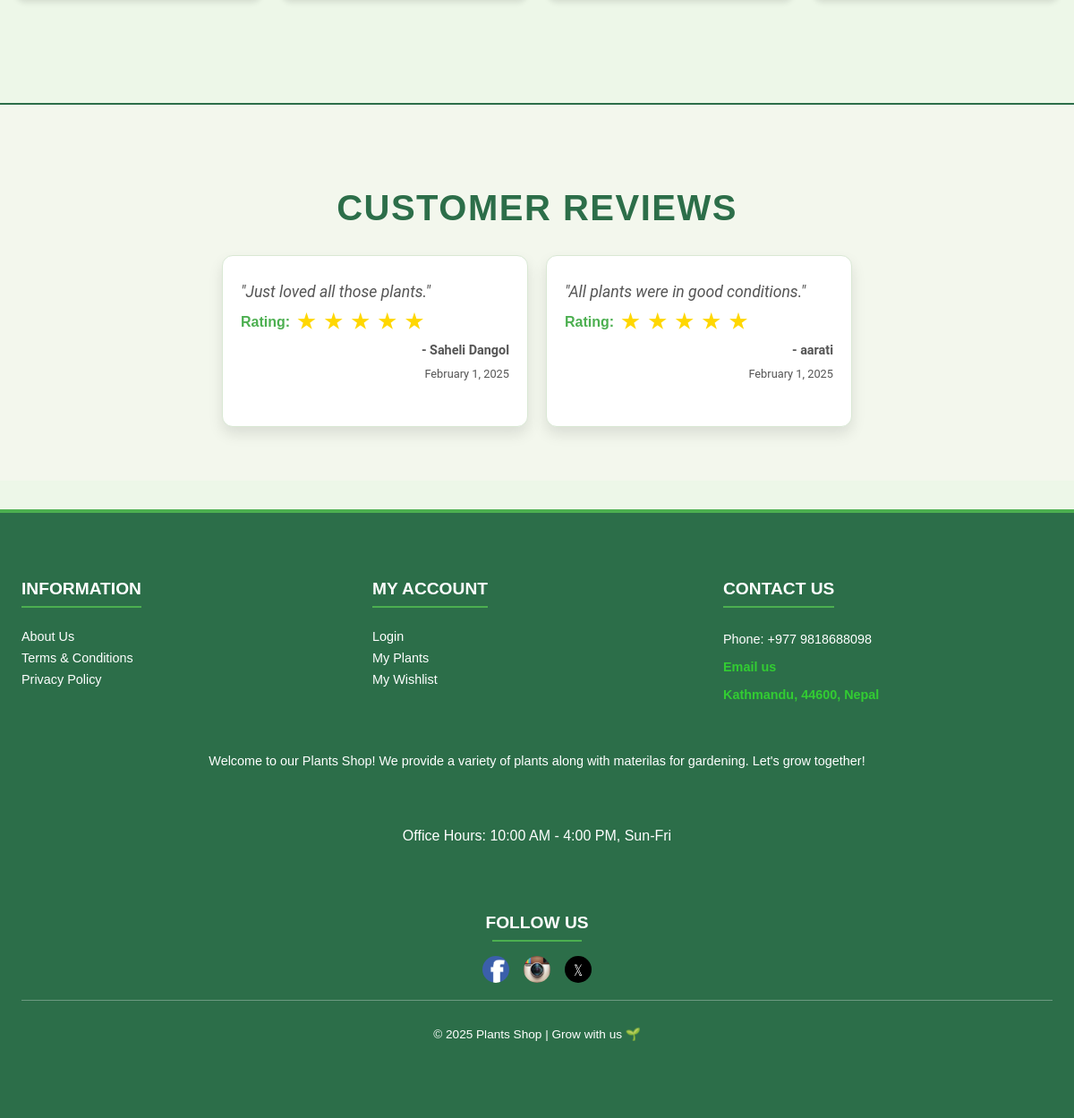
The app's page /html/index.php (lower part), older data.
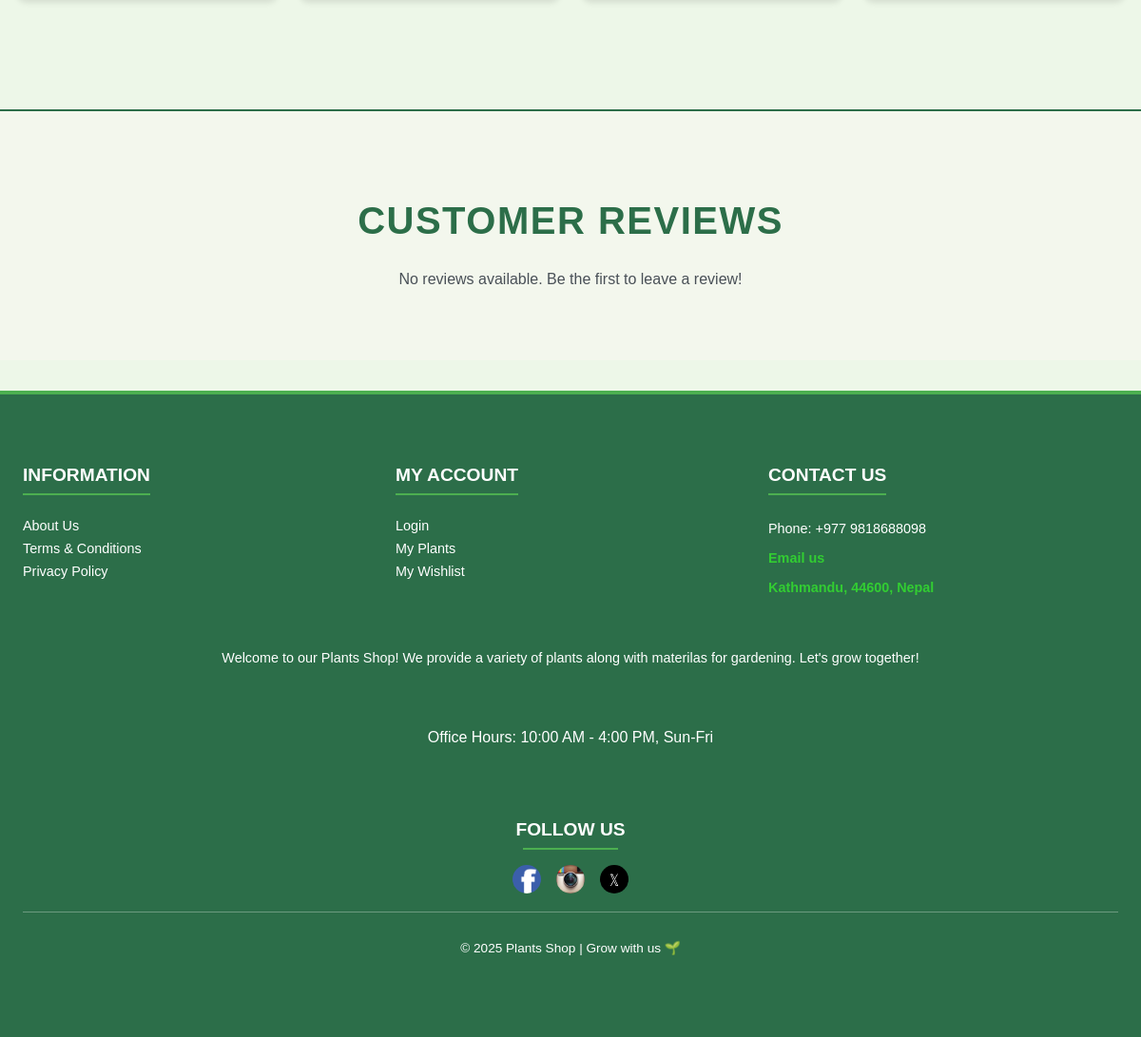
The same page, newer data.
### tables this page shows
CREATE TABLE `reviews` (
  `id` int(11) NOT NULL,
  `user_id` int(11) NOT NULL,
  `review` text NOT NULL,
  `rating` int(11) NOT NULL CHECK (`rating` between 1 and 5),
  `created_at` timestamp NOT NULL DEFAULT current_timestamp()
);

CREATE TABLE `users` (
  `id` int(11) NOT NULL,
  `username` varchar(50) NOT NULL,
  `password_hash` varchar(255) NOT NULL,
  `email` varchar(100) NOT NULL,
  `created_at` timestamp NOT NULL DEFAULT current_timestamp(),
  `role` enum('user','admin') DEFAULT 'user',
  `reset_token` varchar(255) DEFAULT NULL,
  `reset_expires` datetime DEFAULT NULL
);

### html/index.php (the view, shortened to what this page needs)
<?php
require '../php/db.php';
$reviewStmt = $pdo->prepare("SELECT r.id, r.review, r.rating, u.username, r.created_at
                             FROM reviews r
                             JOIN users u ON r.user_id = u.id
                             ORDER BY r.created_at DESC
                             LIMIT 5");
$reviewStmt->execute();
$reviews = $reviewStmt->fetchAll(PDO::FETCH_ASSOC);
?>
<!DOCTYPE html>
<html lang="en">
<head>
    <link rel="stylesheet" href="../css/styles.css">
</head>
<body>
    <main class="container">
    </main>
    <section id="customer-reviews">
        <div class="reviews-container">
            <h2>Customer Reviews</h2>
            <?php if (count($reviews) > 0): ?>
                <div class="reviews-list">
                    <?php foreach ($reviews as $review): ?>
                        <div class="review-card">
                            <p class="review-text">"<?= htmlspecialchars($review['review']); ?>"</p>
                            <div class="review-rating">
                                Rating:
                                <?php
                                $rating = htmlspecialchars($review['rating']);
                                for ($i = 1; $i <= 5; $i++) {
                                    if ($i <= $rating) {
                                        echo '<span class="star filled">★</span>';
                                    } else {
                                        echo '<span class="star">☆</span>';
                                    }
                                }
                                ?>
                            </div>
                            <p class="review-author">- <?= htmlspecialchars($review['username']); ?></p>
                            <p class="review-date"><?= date("F j, Y", strtotime($review['created_at'])); ?></p>
                        </div>
                    <?php endforeach; ?>
                </div>
            <?php else: ?>
                <p>No reviews available. Be the first to leave a review!</p>
            <?php endif; ?>
        </div>
    </section>
    <footer>
        <div class="footer-container">
            <div class="footer-row">
                <div class="footer-section">
                    <h4>Information</h4>
                    <ul>
                        <li><a href="index.php">About Us</a></li>
                        <li><a href="policy.php">Terms & Conditions</a></li>
                        <li><a href="policy.php">Privacy Policy</a></li>
                    </ul>
                </div>
                <div class="footer-section">
                    <h4>My Account</h4>
                    <ul>
                        <li><a href="../php/login.php">Login</a></li>
                        <li><a href="types_of_plants.php">My Plants</a></li>
                        <li><a href="wishlist.php">My Wishlist</a></li>
                    </ul>
                </div>
                <div class="footer-section contact">
                    <h4>Contact Us</h4>
                    <p>Phone: +977 9818688098</p>
                    <p><a href="mailto:aayshatimalsina@gmail.com">Email us</a></p>
                    <p><a href="https://www.google.com/maps?q=Kathmandu,+44600,+Nepal" target="_blank">Kathmandu, 44600, Nepal</a></p>
                </div>
            </div>
            <div class="footer-section about">
                <p>
                    Welcome to our Plants Shop! We provide a variety of plants along with materilas for gardening. Let's grow together!
                </p>
            </div>
            <div class="footer-opening-hours">
                <p>Office Hours: 10:00 AM - 4:00 PM, Sun-Fri</p>
            </div>
            <div class="footer-follow">
                <h4>Follow Us</h4>
                <div class="social-icons">
                    <a href="https://www.facebook.com" target="_blank"><img src="../img/book.jpg" alt="Facebook"></a>
                    <a href="https://www.instagram.com" target="_blank"><img src="../img/insta.jpg" alt="Instagram"></a>
                    <a href="https://www.twitter.com" target="_blank"><img src="../img/x.png" alt="Twitter"></a>
                </div>
            </div>
        </div>
        <div class="footer-bottom">
            <p>&copy; 2025 Plants Shop | Grow with us 🌱</p>
        </div>
    </footer>
</body>
</html>

Row changes from the older to the newer data that the page shows:
removed reviews: review "Just loved all those plants.", rating 5 (drawn), user.username "Saheli Dangol", created_at "February 1, 2025"
removed reviews: review "All plants were in good conditions.", rating 5 (drawn), user.username "aarati", created_at "February 1, 2025"
Text that changed along with them:
text now shown: "No reviews available. Be the first to leave a review!"
